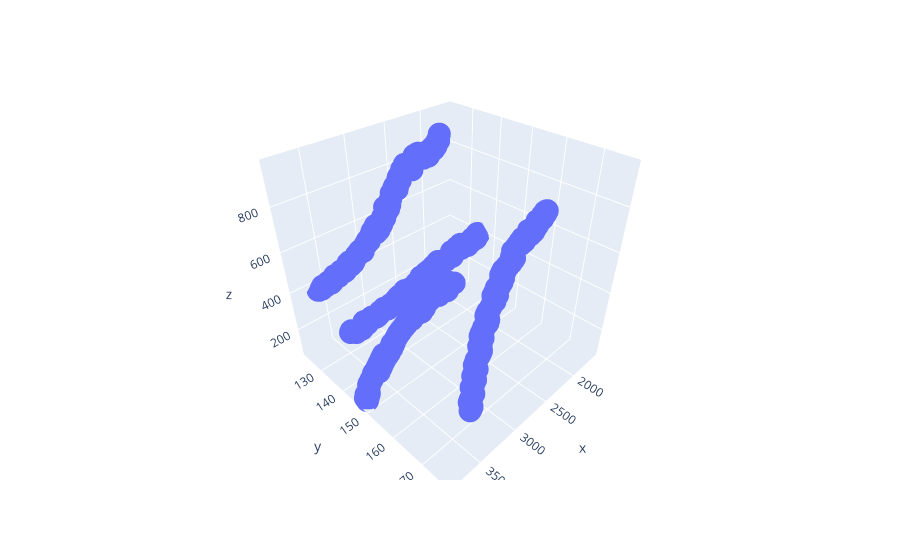

The code cell stored with this chart in its notebook:
### Code cell
'''Test if marker recognization is sufficient'''
from pvc_tensile_experiment.Functions import *

# variable inputs
folderName = 'Data/PVC P8 Test_9'

# set pixel area limits for the search region and the
# the lower color bound
searchRegion = [60, 4500]
lowerColorLims = [80, 150, 130] # min [80, 80, 100], max [80, 150, 125]

# define the opening kernel and use
kernelSize = 3
useKernel = False

# check the particle areas are increasing and verify if there are abnormal changes to position
MaskCheck(folderName, searchRegion, lowerColorLims, useKernel, kernelSize)

### Figure 1 — Plotly figure (JSON) as saved in the notebook; plotly's stock layout.template omitted (floating-point values rounded to 4 significant figures; data arrays with more than 128 entries replaced by an {"elided": "..."} marker saying what was removed)
{"data": [{"hovertemplate": "x=%{x}<br>y=%{y}<br>z=%{z}<extra></extra>", "legendgroup": "", "marker": {"color": "#636efa", "symbol": "circle"}, "mode": "markers", "name": "", "scene": "scene", "showlegend": false, "type": "scatter3d", "x": {"elided": "568 int values"}, "y": {"elided": "568 int values"}, "z": {"elided": "568 float values"}}], "layout": {"legend": {"tracegroupgap": 0}, "margin": {"t": 60}, "scene": {"domain": {"x": [0, 1], "y": [0, 1]}, "xaxis": {"title": {"text": "x"}}, "yaxis": {"title": {"text": "y"}}, "zaxis": {"title": {"text": "z"}}}}}
